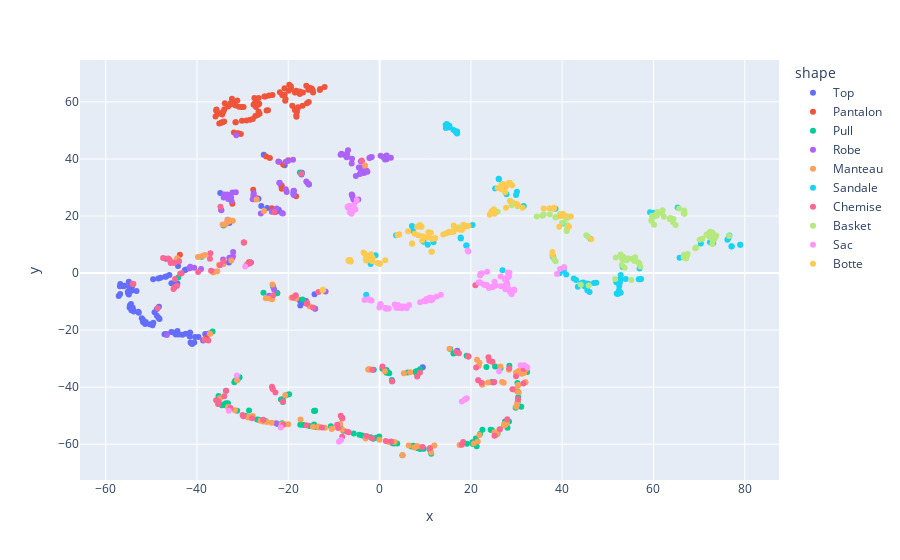

The code cell stored with this chart in its notebook:
### Code cell
tsne = TSNE(n_components=2,perplexity=10, random_state=42)
t_compressed2 = tsne.fit_transform(compressed_test)
fig = px2.scatter(df2,x=t_compressed2[:,0], y=t_compressed2[:,1], color='shape', labels=dico3, category_orders={"shape": ['Top','Pantalon','Pull','Robe','Manteau','Sandale','Chemise','Basket','Sac','Botte']})
fig.show()
